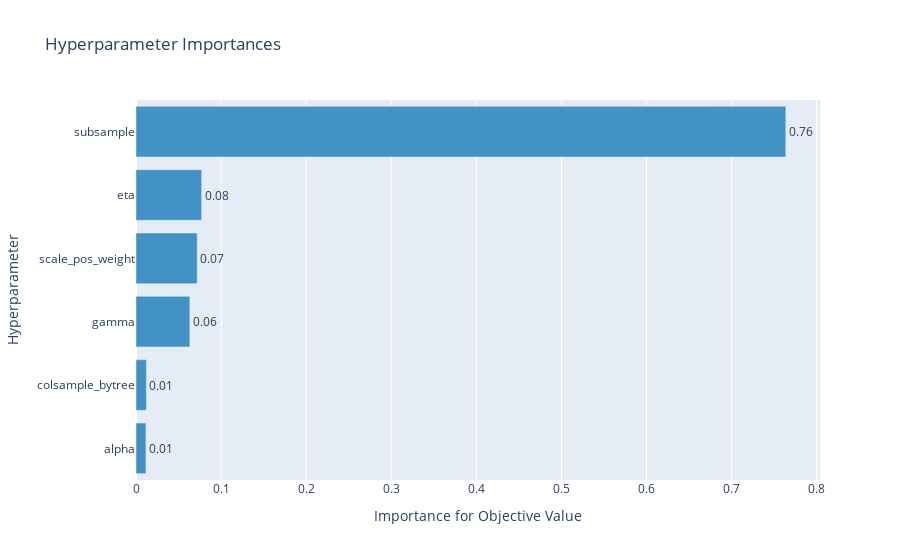

The notebook cell this image was saved under:
### Code cell
opt.visualization.plot_param_importances(xgb_study)

### Figure 1 — Plotly figure (JSON) as saved in the notebook; plotly's stock layout.template omitted (floating-point values rounded to 4 significant figures)
{"data": [{"cliponaxis": false, "hovertemplate": ["alpha (UniformDistribution): 0.011711765931635863<extra></extra>", "colsample_bytree (UniformDistribution): 0.012236129861957178<extra></extra>", "gamma (UniformDistribution): 0.06326297838416395<extra></extra>", "scale_pos_weight (UniformDistribution): 0.07193908747177238<extra></extra>", "eta (UniformDistribution): 0.07713876700463707<extra></extra>", "subsample (UniformDistribution): 0.7637112713458336<extra></extra>"], "marker": {"color": "rgb(66,146,198)"}, "orientation": "h", "text": ["0.011711765931635863", "0.012236129861957178", "0.06326297838416395", "0.07193908747177238", "0.07713876700463707", "0.7637112713458336"], "textposition": "outside", "texttemplate": "%{text:.2f}", "type": "bar", "x": [0.01171, 0.01224, 0.06326, 0.07194, 0.07714, 0.7637], "y": ["alpha", "colsample_bytree", "gamma", "scale_pos_weight", "eta", "subsample"]}], "layout": {"showlegend": false, "title": {"text": "Hyperparameter Importances"}, "xaxis": {"title": {"text": "Importance for Objective Value"}}, "yaxis": {"title": {"text": "Hyperparameter"}}}}
